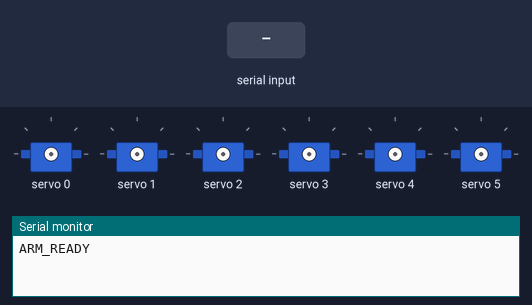
Bench run of a sketch on a simulated ESP8266 (NodeMCU). Shown: 6 × servo, the last lines printed to the serial monitor. The test bench sets the inputs (shaded band).

Above: at 1.7 s.
1.8 s: "T90\n" received over Serial
At 2.27 s:
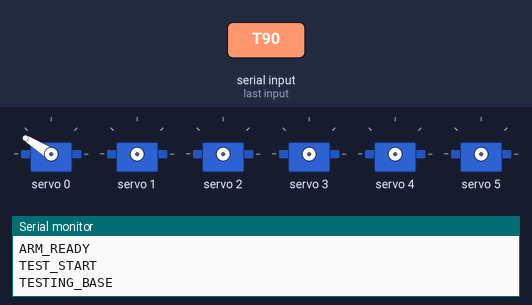
At 14.01 s:
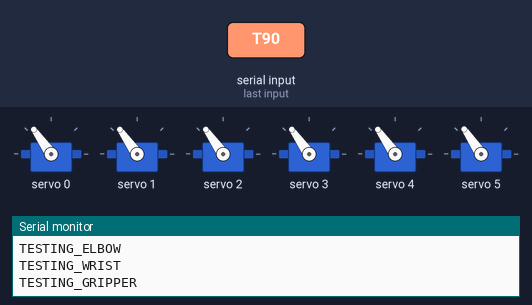
18.3 s: "T,45\n" received over Serial
At 21.11 s:
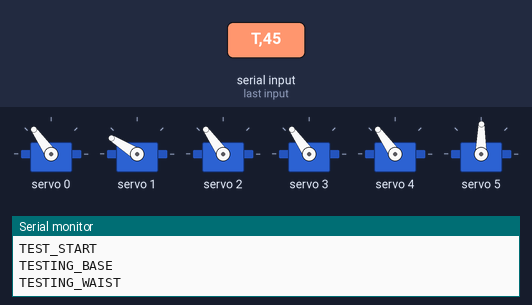
Timing chart, 0 to 25.1 s (numbered marks = the images above; inputs shaded):
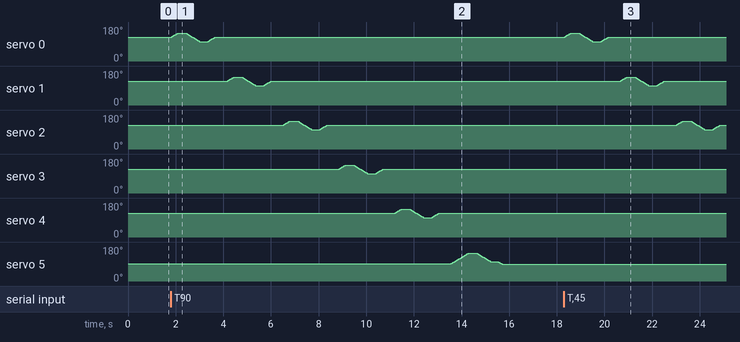

The sketch:

arm_control.ino
```cpp
/*
  Plastic Segregation - 6-DOF Robotic Arm Controller
  Hardware: ESP8266 NodeMCU 1.0 (ESP-12E) + PCA9685 + Shakti 12V SMPS + 5V Buck Converter

  3D Printed Arm: base, waist, arm1(shoulder), arm2(elbow), arm3(wrist), gripper

  Serial commands from Python (115200 baud):
    B<angle> = Base rotation (0-180)
    W<angle> = Waist (0-180)
    S<angle> = Shoulder / arm1 (0-180)
    E<angle> = Elbow / arm2 (0-180)
    R<angle> = Wrist / arm3 (0-180)
    G<angle> = Gripper (0-180)
    H        = Home position
    T        = Test sweep all servos

  Wiring:
    ESP8266 NodeMCU -> PCA9685:
      D2 (GPIO4)  -> SDA
      D1 (GPIO5)  -> SCL
      3V3         -> VCC (logic power - PCA9685 accepts 3.3V)
      GND         -> GND

    Shakti 12V SMPS -> LM2596 Buck Converter:
      12V+ -> IN+
      GND  -> IN-
      (ADJUST TRIMPOT TO 5V OUTPUT BEFORE CONNECTING!)

    LM2596 Buck Converter -> PCA9685:
      OUT+ (5V) -> V+ (servo power screw terminal)
      OUT- (GND) -> GND (servo power screw terminal)

    Shakti 12V SMPS -> ESP8266 NodeMCU (optional, can use USB instead):
      12V+ -> Vin (onboard regulator handles 5-12V)
      GND  -> GND

    PCA9685 channels (assign strongest servos to highest-torque joints):
      Ch 0 -> Base servo       = MG996R  (heaviest load, rotates entire arm)
      Ch 1 -> Waist servo      = MG995   (supports arm weight)
      Ch 2 -> Shoulder servo   = MG995   (major lifting joint)
      Ch 3 -> Elbow servo      = SG90    (lighter load above here)
      Ch 4 -> Wrist servo      = SG90    (minimal load)
      Ch 5 -> Gripper servo    = SG90    (just gripping force)

  Arduino IDE setup:
    Board Manager: install "esp8266" by ESP8266 Community
    Board: "NodeMCU 1.0 (ESP-12E Module)"
    Upload Speed: 115200
    Library: Adafruit PWM Servo Driver Library
*/

#include <Wire.h>
#include <Adafruit_PWMServoDriver.h>

Adafruit_PWMServoDriver pwm = Adafruit_PWMServoDriver(0x40);

#define NUM_SERVOS 6

#define BASE_CH     0
#define WAIST_CH    1
#define SHOULDER_CH 2
#define ELBOW_CH    3
#define WRIST_CH    4
#define GRIPPER_CH  5

#define SERVO_MIN  150
#define SERVO_MAX  600

int angles[NUM_SERVOS] = {90, 90, 90, 90, 90, 60};
int homeAngles[NUM_SERVOS] = {90, 90, 90, 90, 90, 60};

uint8_t chMap[NUM_SERVOS] = {BASE_CH, WAIST_CH, SHOULDER_CH, ELBOW_CH, WRIST_CH, GRIPPER_CH};
const char* names[NUM_SERVOS] = {"BASE", "WAIST", "SHOULDER", "ELBOW", "WRIST", "GRIPPER"};
char cmdChars[NUM_SERVOS] = {'B', 'W', 'S', 'E', 'R', 'G'};

uint16_t angleToPulse(int angle) {
  angle = constrain(angle, 0, 180);
  return map(angle, 0, 180, SERVO_MIN, SERVO_MAX);
}

void setServo(uint8_t channel, int angle) {
  pwm.setPWM(channel, 0, angleToPulse(angle));
}

void smoothMove(int idx, int targetAngle) {
  targetAngle = constrain(targetAngle, 0, 180);
  int step = (targetAngle > angles[idx]) ? 1 : -1;

  while (angles[idx] != targetAngle) {
    angles[idx] += step;
    setServo(chMap[idx], angles[idx]);
    delay(15);
  }
}

void goHome() {
  smoothMove(5, homeAngles[5]);
  smoothMove(4, homeAngles[4]);
  smoothMove(3, homeAngles[3]);
  smoothMove(2, homeAngles[2]);
  smoothMove(1, homeAngles[1]);
  smoothMove(0, homeAngles[0]);
}

void testSweep() {
  Serial.println("TEST_START");
  for (int i = 0; i < NUM_SERVOS; i++) {
    Serial.print("TESTING_");
    Serial.println(names[i]);
    smoothMove(i, 110);
    delay(300);
    smoothMove(i, 70);
    delay(300);
    smoothMove(i, homeAngles[i]);
    delay(500);
  }
  Serial.println("TEST_DONE");
}

void setup() {
  Serial.begin(115200);

  Wire.begin(D2, D1);  // SDA=D2(GPIO4), SCL=D1(GPIO5)
  pwm.begin();
  pwm.setPWMFreq(50);
  delay(10);

  goHome();
  delay(500);
  Serial.println("ARM_READY");
}

void loop() {
  if (Serial.available() > 0) {
    String cmd = Serial.readStringUntil('\n');
    cmd.trim();
    if (cmd.length() == 0) return;

    char c = cmd.charAt(0);
    int angle = cmd.substring(1).toInt();

    if (c == 'H') {
      goHome();
      Serial.println("OK_HOME");
      return;
    }
    if (c == 'T') {
      testSweep();
      return;
    }

    for (int i = 0; i < NUM_SERVOS; i++) {
      if (c == cmdChars[i]) {
        smoothMove(i, angle);
        Serial.print("OK_");
        Serial.print(names[i]);
        Serial.print(":");
        Serial.println(angles[i]);
        return;
      }
    }

    Serial.println("ERR");
  }
}
```

Measured:
- after the input at 1.8 s, servo 5: rises from 91° to 148° in 0.72 s, then falls to 89° in 1.4 s
